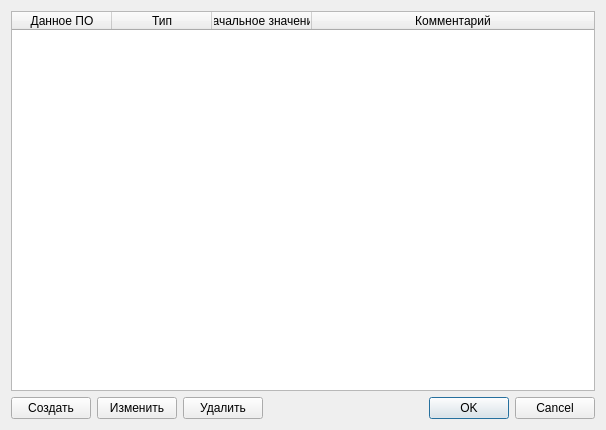
<?xml version="1.0" encoding="UTF-8"?>
<ui version="4.0">
 <class>QVariableDialog</class>
 <widget class="QDialog" name="QVariableDialog">
  <property name="geometry">
   <rect>
    <x>0</x>
    <y>0</y>
    <width>606</width>
    <height>430</height>
   </rect>
  </property>
  <property name="minimumSize">
   <size>
    <width>400</width>
    <height>300</height>
   </size>
  </property>
  <property name="maximumSize">
   <size>
    <width>800</width>
    <height>600</height>
   </size>
  </property>
  <property name="windowTitle">
   <string>Справочник данных ПО</string>
  </property>
  <property name="windowIcon">
   <iconset resource="resources.qrc">
    <normaloff>:/images/G.png</normaloff>:/images/G.png</iconset>
  </property>
  <layout class="QVBoxLayout" name="verticalLayout">
   <item>
    <widget class="QTableWidget" name="variablesTable">
     <property name="editTriggers">
      <set>QAbstractItemView::DoubleClicked</set>
     </property>
     <property name="showDropIndicator" stdset="0">
      <bool>false</bool>
     </property>
     <property name="dragDropOverwriteMode">
      <bool>false</bool>
     </property>
     <property name="selectionMode">
      <enum>QAbstractItemView::SingleSelection</enum>
     </property>
     <property name="selectionBehavior">
      <enum>QAbstractItemView::SelectRows</enum>
     </property>
     <attribute name="horizontalHeaderCascadingSectionResizes">
      <bool>false</bool>
     </attribute>
     <attribute name="horizontalHeaderDefaultSectionSize">
      <number>100</number>
     </attribute>
     <attribute name="horizontalHeaderHighlightSections">
      <bool>false</bool>
     </attribute>
     <attribute name="horizontalHeaderMinimumSectionSize">
      <number>20</number>
     </attribute>
     <attribute name="horizontalHeaderStretchLastSection">
      <bool>true</bool>
     </attribute>
     <attribute name="verticalHeaderDefaultSectionSize">
      <number>22</number>
     </attribute>
     <attribute name="verticalHeaderHighlightSections">
      <bool>true</bool>
     </attribute>
     <column>
      <property name="text">
       <string>Данное ПО</string>
      </property>
     </column>
     <column>
      <property name="text">
       <string>Тип</string>
      </property>
     </column>
     <column>
      <property name="text">
       <string>Начальное значение</string>
      </property>
     </column>
     <column>
      <property name="text">
       <string>Комментарий</string>
      </property>
     </column>
    </widget>
   </item>
   <item>
    <layout class="QHBoxLayout" name="horizontalLayout">
     <item>
      <widget class="QPushButton" name="newButton">
       <property name="text">
        <string>Создать</string>
       </property>
      </widget>
     </item>
     <item>
      <widget class="QPushButton" name="editButton">
       <property name="text">
        <string>Изменить</string>
       </property>
      </widget>
     </item>
     <item>
      <widget class="QPushButton" name="deleteButton">
       <property name="text">
        <string>Удалить</string>
       </property>
      </widget>
     </item>
     <item>
      <widget class="QDialogButtonBox" name="buttonBox">
       <property name="orientation">
        <enum>Qt::Horizontal</enum>
       </property>
       <property name="standardButtons">
        <set>QDialogButtonBox::Cancel|QDialogButtonBox::Ok</set>
       </property>
      </widget>
     </item>
    </layout>
   </item>
  </layout>
 </widget>
 <resources>
  <include location="resources.qrc"/>
 </resources>
 <connections>
  <connection>
   <sender>buttonBox</sender>
   <signal>rejected()</signal>
   <receiver>QVariableDialog</receiver>
   <slot>reject()</slot>
   <hints>
    <hint type="sourcelabel">
     <x>334</x>
     <y>313</y>
    </hint>
    <hint type="destinationlabel">
     <x>286</x>
     <y>274</y>
    </hint>
   </hints>
  </connection>
 </connections>
</ui>
